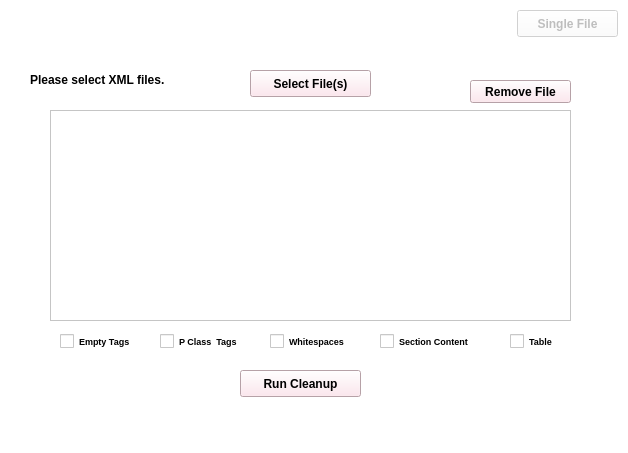
<?xml version="1.0" encoding="UTF-8"?>
<ui version="4.0">
 <class>MainWindow</class>
 <widget class="QMainWindow" name="MainWindow">
  <property name="geometry">
   <rect>
    <x>0</x>
    <y>0</y>
    <width>628</width>
    <height>453</height>
   </rect>
  </property>
  <property name="font">
   <font>
    <family>Microsoft Sans Serif</family>
    <weight>75</weight>
    <bold>true</bold>
    <kerning>false</kerning>
   </font>
  </property>
  <property name="windowTitle">
   <string>MainWindow</string>
  </property>
  <property name="autoFillBackground">
   <bool>false</bool>
  </property>
  <property name="styleSheet">
   <string notr="true">background-color:white;</string>
  </property>
  <property name="animated">
   <bool>true</bool>
  </property>
  <widget class="QWidget" name="centralwidget">
   <widget class="QLabel" name="label">
    <property name="geometry">
     <rect>
      <x>30</x>
      <y>70</y>
      <width>171</width>
      <height>19</height>
     </rect>
    </property>
    <property name="font">
     <font>
      <family>Arial</family>
      <weight>75</weight>
      <bold>true</bold>
     </font>
    </property>
    <property name="text">
     <string>Please select XML files.</string>
    </property>
   </widget>
   <widget class="QCheckBox" name="cbET">
    <property name="geometry">
     <rect>
      <x>60</x>
      <y>330</y>
      <width>101</width>
      <height>23</height>
     </rect>
    </property>
    <property name="font">
     <font>
      <family>Arial</family>
      <pointsize>7</pointsize>
      <weight>75</weight>
      <bold>true</bold>
     </font>
    </property>
    <property name="text">
     <string>Empty Tags</string>
    </property>
   </widget>
   <widget class="QCheckBox" name="cbPC">
    <property name="geometry">
     <rect>
      <x>160</x>
      <y>330</y>
      <width>111</width>
      <height>23</height>
     </rect>
    </property>
    <property name="font">
     <font>
      <family>Arial</family>
      <pointsize>7</pointsize>
      <weight>75</weight>
      <bold>true</bold>
     </font>
    </property>
    <property name="text">
     <string>P Class  Tags</string>
    </property>
   </widget>
   <widget class="QCheckBox" name="cbWS">
    <property name="geometry">
     <rect>
      <x>270</x>
      <y>330</y>
      <width>101</width>
      <height>23</height>
     </rect>
    </property>
    <property name="font">
     <font>
      <family>Arial</family>
      <pointsize>7</pointsize>
      <weight>75</weight>
      <bold>true</bold>
     </font>
    </property>
    <property name="text">
     <string>Whitespaces</string>
    </property>
   </widget>
   <widget class="QCheckBox" name="cbSC">
    <property name="geometry">
     <rect>
      <x>380</x>
      <y>330</y>
      <width>121</width>
      <height>23</height>
     </rect>
    </property>
    <property name="font">
     <font>
      <family>Arial</family>
      <pointsize>7</pointsize>
      <weight>75</weight>
      <bold>true</bold>
     </font>
    </property>
    <property name="text">
     <string>Section Content</string>
    </property>
   </widget>
   <widget class="QPushButton" name="pbSelect">
    <property name="geometry">
     <rect>
      <x>250</x>
      <y>70</y>
      <width>121</width>
      <height>27</height>
     </rect>
    </property>
    <property name="font">
     <font>
      <family>Arial</family>
      <weight>75</weight>
      <bold>true</bold>
     </font>
    </property>
    <property name="styleSheet">
     <string notr="true">background-color: rgb(255, 225, 234);
color: rgb(0, 0, 0)</string>
    </property>
    <property name="text">
     <string>Select File(s)</string>
    </property>
   </widget>
   <widget class="QPushButton" name="pbRun">
    <property name="geometry">
     <rect>
      <x>240</x>
      <y>370</y>
      <width>121</width>
      <height>27</height>
     </rect>
    </property>
    <property name="font">
     <font>
      <family>Arial</family>
      <weight>75</weight>
      <bold>true</bold>
     </font>
    </property>
    <property name="styleSheet">
     <string notr="true">background-color: rgb(255, 225, 234);
color: rgb(0, 0, 0)</string>
    </property>
    <property name="text">
     <string>Run Cleanup</string>
    </property>
   </widget>
   <widget class="QListWidget" name="listWidget">
    <property name="geometry">
     <rect>
      <x>50</x>
      <y>110</y>
      <width>521</width>
      <height>211</height>
     </rect>
    </property>
    <property name="font">
     <font>
      <family>Arial</family>
      <weight>75</weight>
      <bold>true</bold>
     </font>
    </property>
   </widget>
   <widget class="QPushButton" name="pbSingle">
    <property name="enabled">
     <bool>false</bool>
    </property>
    <property name="geometry">
     <rect>
      <x>517</x>
      <y>10</y>
      <width>101</width>
      <height>27</height>
     </rect>
    </property>
    <property name="font">
     <font>
      <family>Arial</family>
      <weight>75</weight>
      <bold>true</bold>
     </font>
    </property>
    <property name="text">
     <string>Single File</string>
    </property>
   </widget>
   <widget class="QCheckBox" name="cbTable">
    <property name="geometry">
     <rect>
      <x>510</x>
      <y>330</y>
      <width>61</width>
      <height>23</height>
     </rect>
    </property>
    <property name="font">
     <font>
      <family>Arial</family>
      <pointsize>7</pointsize>
      <weight>75</weight>
      <bold>true</bold>
     </font>
    </property>
    <property name="text">
     <string>Table</string>
    </property>
   </widget>
   <widget class="QPushButton" name="pbRemove">
    <property name="geometry">
     <rect>
      <x>470</x>
      <y>80</y>
      <width>101</width>
      <height>23</height>
     </rect>
    </property>
    <property name="font">
     <font>
      <family>Arial</family>
      <weight>75</weight>
      <bold>true</bold>
     </font>
    </property>
    <property name="styleSheet">
     <string notr="true">background-color: rgb(255, 225, 234);
color: rgb(0, 0, 0)</string>
    </property>
    <property name="text">
     <string>Remove File</string>
    </property>
   </widget>
   <widget class="QLabel" name="label_2">
    <property name="geometry">
     <rect>
      <x>150</x>
      <y>0</y>
      <width>301</width>
      <height>61</height>
     </rect>
    </property>
    <property name="text">
     <string/>
    </property>
    <property name="pixmap">
     <pixmap>MicrosoftTeams-image (8).png</pixmap>
    </property>
    <property name="scaledContents">
     <bool>true</bool>
    </property>
   </widget>
   <zorder>pbSingle</zorder>
   <zorder>label</zorder>
   <zorder>cbET</zorder>
   <zorder>cbPC</zorder>
   <zorder>cbWS</zorder>
   <zorder>cbSC</zorder>
   <zorder>pbSelect</zorder>
   <zorder>pbRun</zorder>
   <zorder>listWidget</zorder>
   <zorder>cbTable</zorder>
   <zorder>pbRemove</zorder>
   <zorder>label_2</zorder>
  </widget>
  <widget class="QMenuBar" name="menubar">
   <property name="geometry">
    <rect>
     <x>0</x>
     <y>0</y>
     <width>628</width>
     <height>26</height>
    </rect>
   </property>
  </widget>
  <widget class="QStatusBar" name="statusbar"/>
 </widget>
 <resources/>
 <connections/>
</ui>
